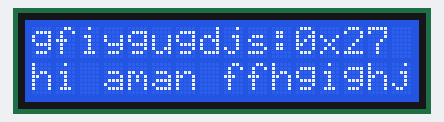
The program below on a simulated Raspberry Pi Pico running MicroPython. On the bench: 16×2 character LCD. Library files of the repository ran but are not shown: pico_i2c_lcd.py; what the program prints to the serial console is not drawn.

Above: at 0.4 s.
At 1.18 s:
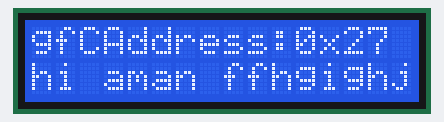

Measured:
- what the display in image 0 shows lasts 0.7 s, from 0.3 s to 1.0 s

The program:

main.py
```python
from machine import I2C, Pin
from pico_i2c_lcd import I2cLcd
i2c = I2C(0, sda=Pin(8), scl=Pin(9), freq=400000)

I2C_ADDR = i2c.scan()[0]
lcd = I2cLcd(i2c, I2C_ADDR, 2, 16)
while True:
  print(I2C_ADDR, "| Hex:",hex(I2C_ADDR))
  print()
  lcd.move_to(0,0)
  lcd.putstr("I2CAddress:"+hex(I2C_ADDR)+"\n")
  lcd.move_to(0,1)
  lcd.putstr("hi aman ffhgighjgfiygugdj")
```
